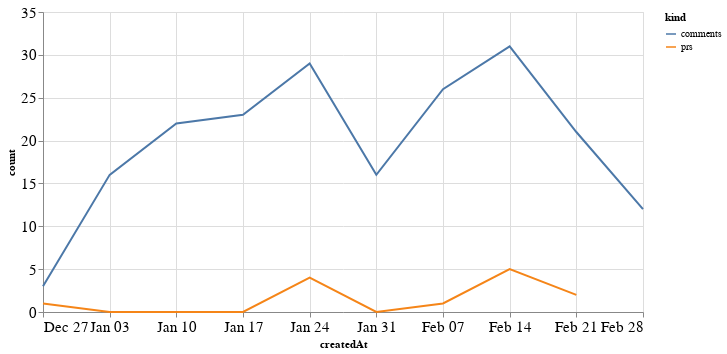

Notebook code cell kept with this figure:
### Code cell
alt.Chart(total_time, width=600).mark_line().encode(
    x='createdAt',
    y='count',
    color='kind'
)

### Figure 1 — Vega-Lite specification as saved in the notebook (floating-point values rounded to 4 significant figures)
{"config": {"axisLeft": {"labelFontSize": 15}, "axisBottom": {"labelFontSize": 15}}, "data": {"name": "data-b0091ea6015f4c7992f36d5d39af1501"}, "mark": "line", "encoding": {"color": {"type": "nominal", "field": "kind"}, "x": {"type": "temporal", "field": "createdAt"}, "y": {"type": "quantitative", "field": "count"}}, "width": 600, "$schema": "https://vega.github.io/schema/vega-lite/v4.8.1.json", "datasets": {"data-b0091ea6015f4c7992f36d5d39af1501": [{"createdAt": "2020-12-27T00:00:00", "kind": "prs", "count": 1.0}, {"createdAt": "2021-01-03T00:00:00", "kind": "prs", "count": 0.0}, {"createdAt": "2021-01-10T00:00:00", "kind": "prs", "count": 0.0}, {"createdAt": "2021-01-17T00:00:00", "kind": "prs", "count": 0.0}, {"createdAt": "2021-01-24T00:00:00", "kind": "prs", "count": 4.0}, {"createdAt": "2021-01-31T00:00:00", "kind": "prs", "count": 0.0}, {"createdAt": "2021-02-07T00:00:00", "kind": "prs", "count": 1.0}, {"createdAt": "2021-02-14T00:00:00", "kind": "prs", "count": 5.0}, {"createdAt": "2021-02-21T00:00:00", "kind": "prs", "count": 2.0}, {"createdAt": "2021-02-28T00:00:00", "kind": "prs", "count": null}, {"createdAt": "2020-12-27T00:00:00", "kind": "comments", "count": 3.0}, {"createdAt": "2021-01-03T00:00:00", "kind": "comments", "count": 16.0}, {"createdAt": "2021-01-10T00:00:00", "kind": "comments", "count": 22.0}, {"createdAt": "2021-01-17T00:00:00", "kind": "comments", "count": 23.0}, {"createdAt": "2021-01-24T00:00:00", "kind": "comments", "count": 29.0}, {"createdAt": "2021-01-31T00:00:00", "kind": "comments", "count": 16.0}, {"createdAt": "2021-02-07T00:00:00", "kind": "comments", "count": 26.0}, {"createdAt": "2021-02-14T00:00:00", "kind": "comments", "count": 31.0}, {"createdAt": "2021-02-21T00:00:00", "kind": "comments", "count": 21.0}, {"createdAt": "2021-02-28T00:00:00", "kind": "comments", "count": 12.0}]}}
